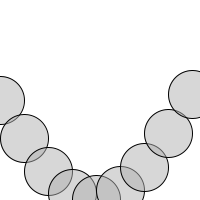
Frame 1 (no input)
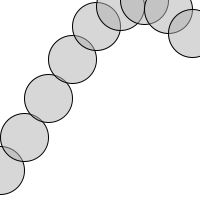
Frame 60 (the mouse pressed at the canvas centre just before this capture)
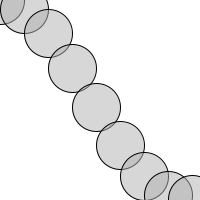
Frame 120 (the mouse held since frame 60 and released just before this capture)

The Processing sketch that drew these frames (run headless with seeded random() and noise(); from frame 60 on, the mouse is pressed at the canvas centre):

// Processing sketch: e09_the_wave
// ── e09_the_wave.pde
float startAngle = 0;

void setup() {
  size(200,200);
}

void draw() {
  background(255);
  
  stroke(0);
  fill(175,255/2);
  
  float angle = startAngle;
  for (int x = 0; x <= width; x += 24) {
    float y = map(sin(angle),-1,1,0,height);
    ellipse(x,y,48,48);
    angle += 0.4;
  }
  
  startAngle += 0.04;
}
